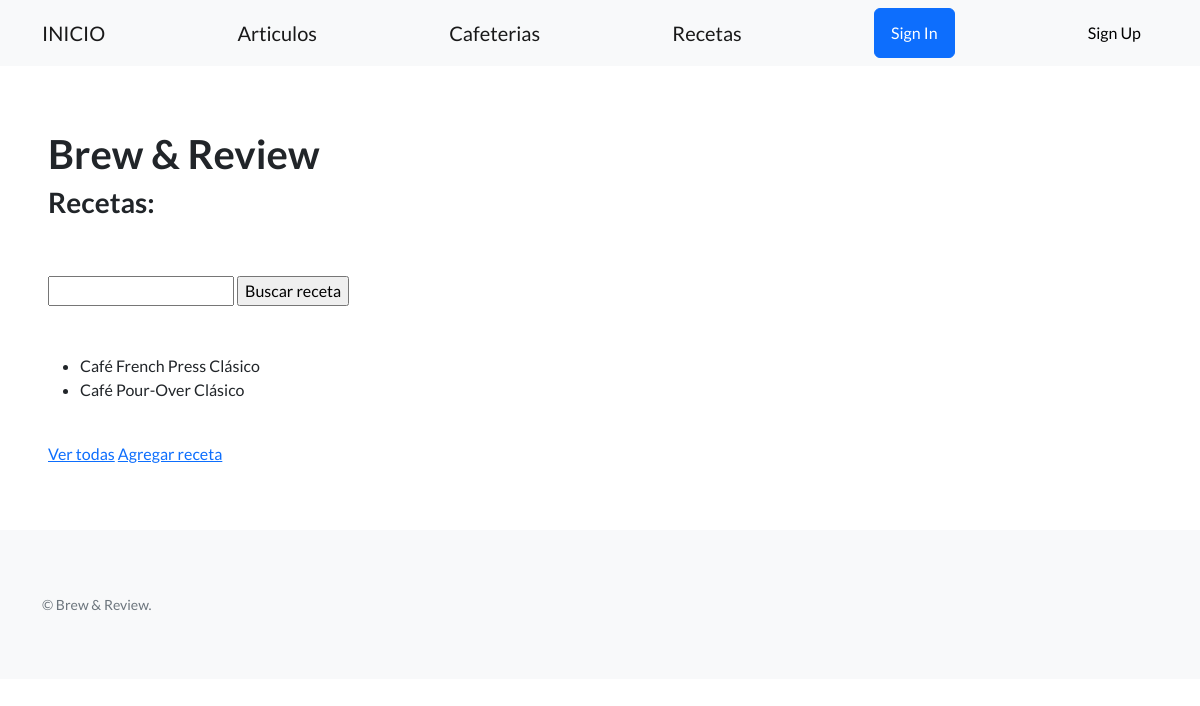
The page /blog/recetas/ on the database as committed earlier.
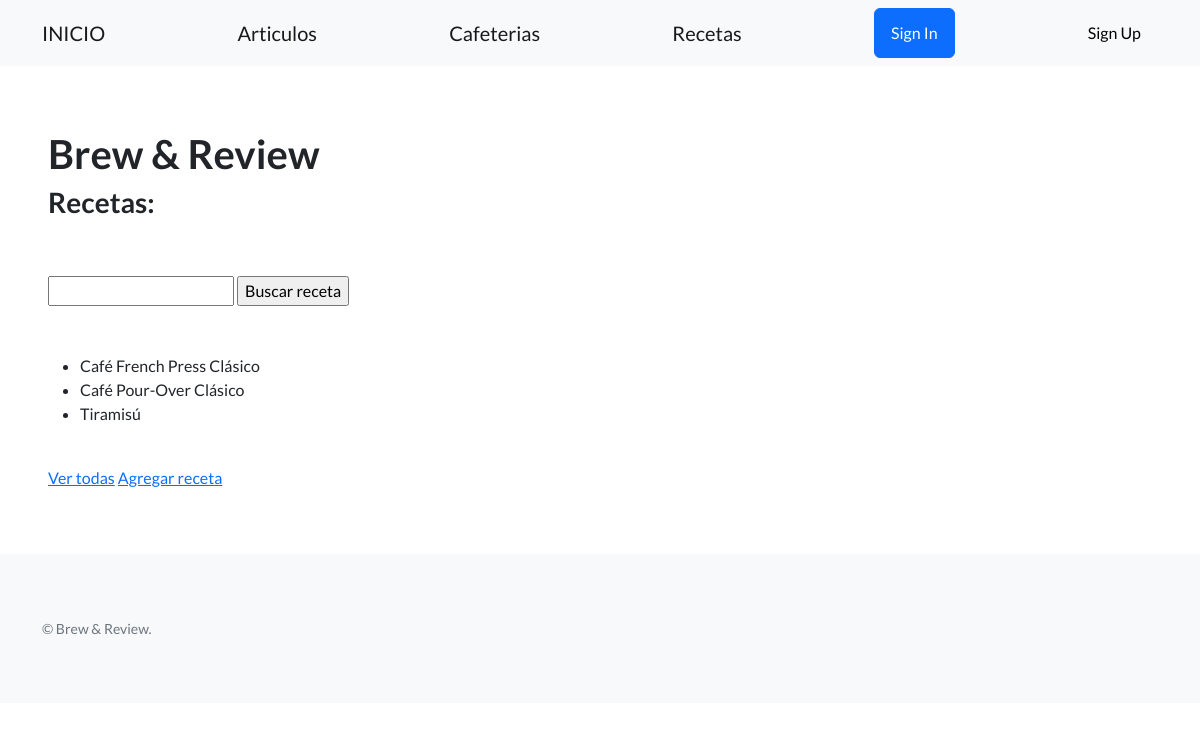
The same page on the database as committed later.
### blog/models.py (models this page shows)
class Recetas(models.Model):
    nombre = models.CharField(max_length=64)
    receta = models.TextField()
    def __str__(self):
        return self.nombre

### blog/views.py (the view)
# urls.py: path('recetas/', lista_recetas, name='lista_recetas'),
def lista_recetas(request):
    contexto = {
        'recetas':Recetas.objects.all()
    }
    http_response = render(
        request=request,
        template_name='blog/recetas.html',
        context=contexto,
    )
    return http_response

### blog/templates/blog/recetas.html (shortened to what this page needs)
{% extends "base.html" %}
{% block contenido %}
<h1>Brew & Review</h1>
<h3>Recetas:</h3>
<br><br>
<form action="{% url 'buscar_receta' %}" method="post">
    <input type="text" name="busqueda">
    <input type="submit" value="Buscar receta">
</form>
<br><br>
<ul>
    {% for r in recetas%}
    <li>{{r}}</li>
    {%endfor%}
</ul>
<br>
<a href="{% url 'lista_recetas' %}">Ver todas</a>
<a href="{% url 'crear_receta' %}">Agregar receta</a>
{% endblock contenido %}

Rows that differ between the two databases and show on the page:
added Recetas: nombre "Tiramisú"
